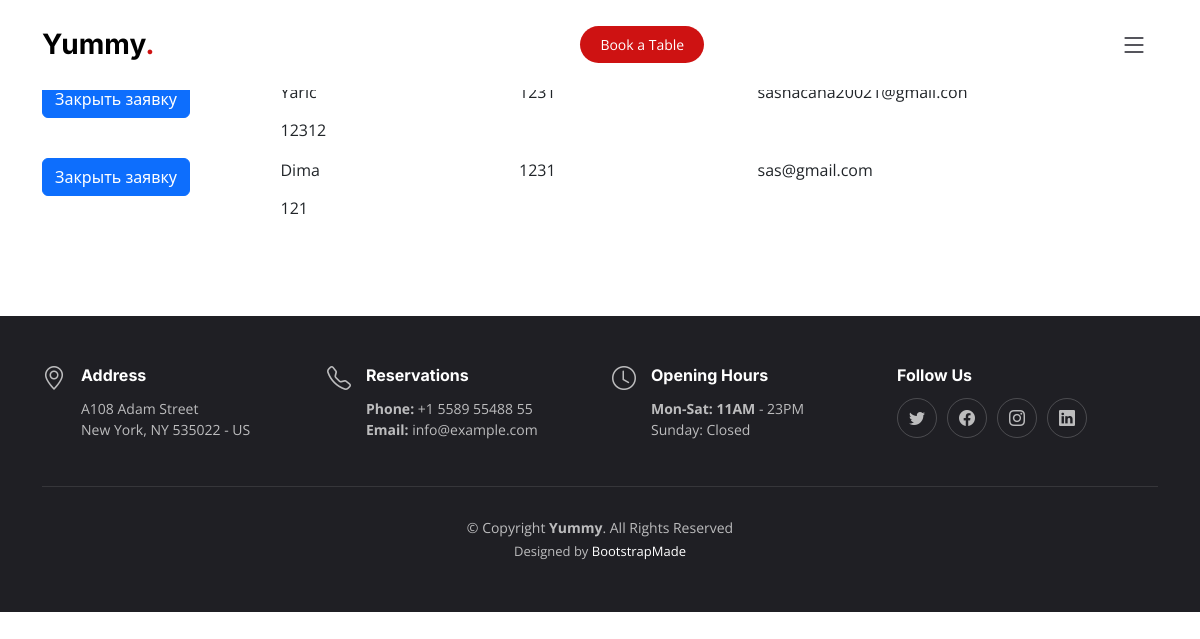
Before: /manager/reservation/ with the older database file.
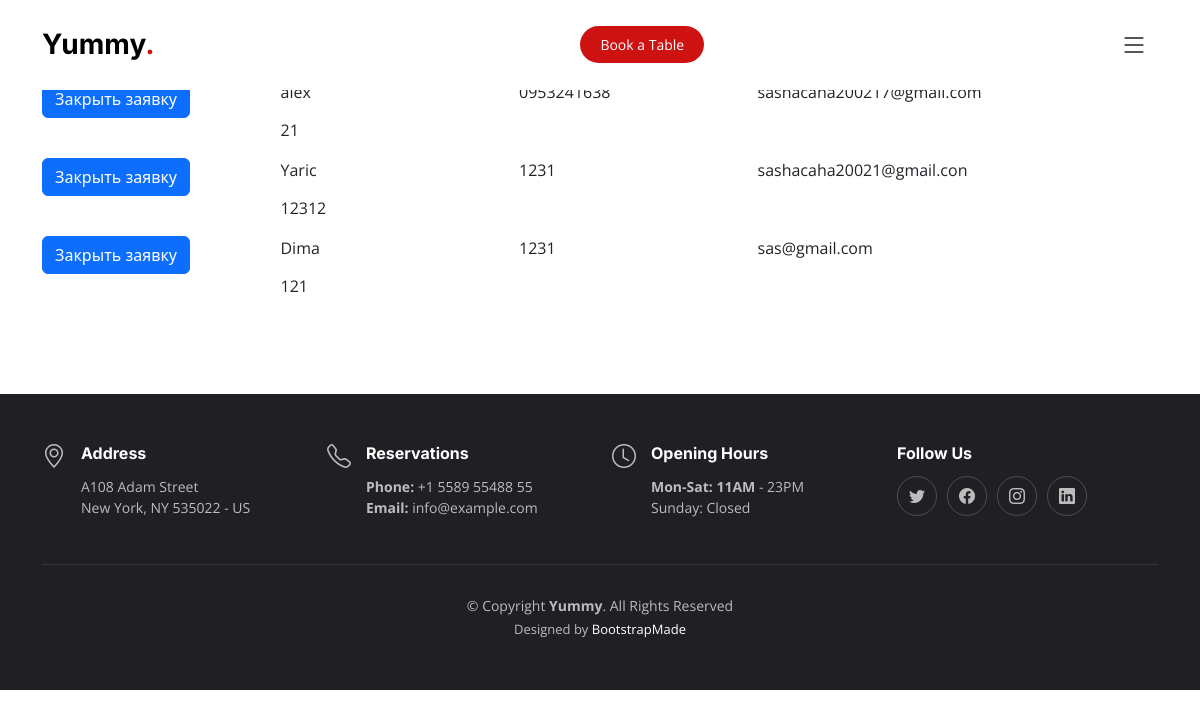
After: the same page with the newer database file.
### base/models.py (models this page shows, shortened)
class UserReservation(models.Model):
    name = models.CharField(max_length=50)
    phone = models.CharField(max_length=15)
    persons = models.PositiveSmallIntegerField()
    message = models.TextField(max_length=500, blank=True)
    admin_date = models.DateTimeField(auto_now_add=True)
    date = models.CharField(max_length=10)
    time = models.CharField(max_length=10)
    email = models.CharField(max_length=70)
    is_processed = models.BooleanField(default=False)
    class Meta:
        ordering = ('-admin_date', '-is_processed',)

### manager/views.py (the view)
# urls.py: path('reservation/', reservations_list, name='reservations_list'),
def reservations_list(request):
    lst = UserReservation.objects.filter(is_processed=False)
    return render(request, 'reservations_list.html', context={
        'lst': lst,
    })

### manager/templates/reservations_list.html (shortened to what this page needs)
{% extends 'index.html' %}
{% block content %}
    <section id="reserves">
        <div class="container">
            <div class="col-md-10 col-md-offset-1">
                {% for item in lst %}
                    <div class="row">
                        <div class="col-md-3">
                            <a href="{% url 'manager:update_reserve' pk=item.pk %}">
                                <button type="button" class="btn btn-primary">Закрыть заявку</button>
                            </a>
                        </div>
                        <div class="col-md-3">{{ item.name }}</div>
                        <div class="col-md-3">{{ item.phone }}</div>
                        <div class="col-md-3">{{ item.email }}</div>
                    </div>
                    <div class="row">
                        <div class="col-md-3"></div>
                        <div class="col-md-9"><p>{{ item.message }}</p></div>
                    </div>
                {% endfor %}
            </div>
        </div>
    </section>
{% endblock %}

Changed rows visible on the page:
added UserReservation: name "alex", phone "0953241638", email "sashacaha200217@gmail.com", message "21"
